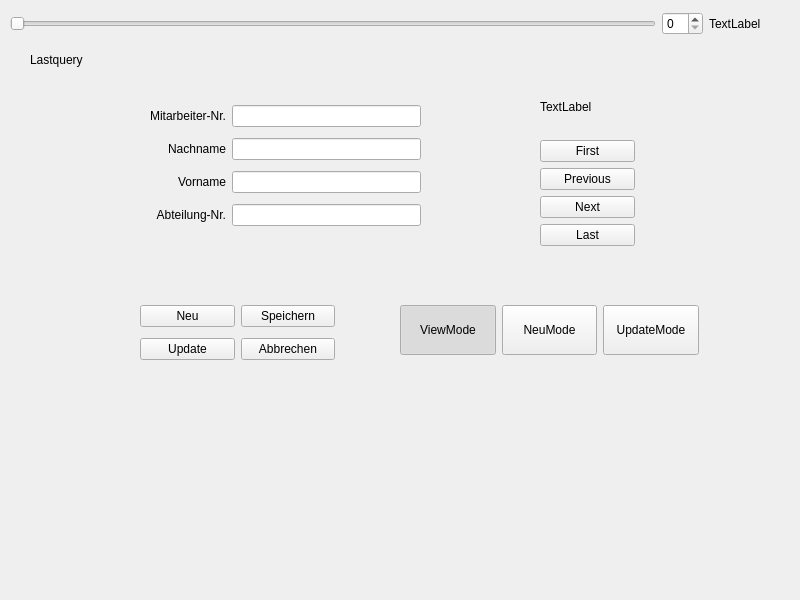
<?xml version="1.0" encoding="UTF-8"?>
<ui version="4.0">
 <class>Widget</class>
 <widget class="QWidget" name="Widget">
  <property name="geometry">
   <rect>
    <x>0</x>
    <y>0</y>
    <width>800</width>
    <height>600</height>
   </rect>
  </property>
  <property name="windowTitle">
   <string>Widget</string>
  </property>
  <widget class="QWidget" name="layoutWidget">
   <property name="geometry">
    <rect>
     <x>150</x>
     <y>100</y>
     <width>271</width>
     <height>131</height>
    </rect>
   </property>
   <layout class="QGridLayout" name="gridLayout">
    <item row="0" column="0">
     <widget class="QLabel" name="label_MitarbeiterNr">
      <property name="text">
       <string>Mitarbeiter-Nr.</string>
      </property>
      <property name="alignment">
       <set>Qt::AlignRight|Qt::AlignTrailing|Qt::AlignVCenter</set>
      </property>
     </widget>
    </item>
    <item row="0" column="1">
     <widget class="QLineEdit" name="lineEdit_MitarbeiterNr"/>
    </item>
    <item row="1" column="0">
     <widget class="QLabel" name="label_Nachname">
      <property name="text">
       <string>Nachname</string>
      </property>
      <property name="alignment">
       <set>Qt::AlignRight|Qt::AlignTrailing|Qt::AlignVCenter</set>
      </property>
     </widget>
    </item>
    <item row="1" column="1">
     <widget class="QLineEdit" name="lineEdit_Nachname"/>
    </item>
    <item row="2" column="0">
     <widget class="QLabel" name="label_Vorname">
      <property name="text">
       <string>Vorname</string>
      </property>
      <property name="alignment">
       <set>Qt::AlignRight|Qt::AlignTrailing|Qt::AlignVCenter</set>
      </property>
     </widget>
    </item>
    <item row="2" column="1">
     <widget class="QLineEdit" name="lineEdit_Vorname"/>
    </item>
    <item row="3" column="0">
     <widget class="QLabel" name="label_AbteilungNr">
      <property name="text">
       <string>Abteilung-Nr.</string>
      </property>
      <property name="alignment">
       <set>Qt::AlignRight|Qt::AlignTrailing|Qt::AlignVCenter</set>
      </property>
     </widget>
    </item>
    <item row="3" column="1">
     <widget class="QLineEdit" name="lineEdit_AbteilungNr"/>
    </item>
   </layout>
  </widget>
  <widget class="QWidget" name="layoutWidget">
   <property name="geometry">
    <rect>
     <x>540</x>
     <y>80</y>
     <width>95</width>
     <height>166</height>
    </rect>
   </property>
   <layout class="QVBoxLayout" name="verticalLayout">
    <item>
     <widget class="QLabel" name="label_Status">
      <property name="text">
       <string>TextLabel</string>
      </property>
     </widget>
    </item>
    <item>
     <widget class="QPushButton" name="pushButton_First">
      <property name="enabled">
       <bool>true</bool>
      </property>
      <property name="text">
       <string>First</string>
      </property>
     </widget>
    </item>
    <item>
     <widget class="QPushButton" name="pushButton_Previous">
      <property name="text">
       <string>Previous</string>
      </property>
     </widget>
    </item>
    <item>
     <widget class="QPushButton" name="pushButton_Next">
      <property name="text">
       <string>Next</string>
      </property>
     </widget>
    </item>
    <item>
     <widget class="QPushButton" name="pushButton_4">
      <property name="text">
       <string>Last</string>
      </property>
     </widget>
    </item>
   </layout>
  </widget>
  <widget class="QWidget" name="layoutWidget">
   <property name="geometry">
    <rect>
     <x>140</x>
     <y>300</y>
     <width>195</width>
     <height>67</height>
    </rect>
   </property>
   <layout class="QGridLayout" name="gridLayout_2">
    <item row="0" column="0">
     <widget class="QPushButton" name="pushButton_Neu">
      <property name="text">
       <string>Neu</string>
      </property>
     </widget>
    </item>
    <item row="0" column="1">
     <widget class="QPushButton" name="pushButton_Speichern">
      <property name="text">
       <string>Speichern</string>
      </property>
     </widget>
    </item>
    <item row="1" column="1">
     <widget class="QPushButton" name="pushButton_Abbrechen">
      <property name="text">
       <string>Abbrechen</string>
      </property>
     </widget>
    </item>
    <item row="1" column="0">
     <widget class="QPushButton" name="pushButton">
      <property name="text">
       <string>Update</string>
      </property>
     </widget>
    </item>
   </layout>
  </widget>
  <widget class="QWidget" name="layoutWidget">
   <property name="geometry">
    <rect>
     <x>400</x>
     <y>300</y>
     <width>299</width>
     <height>61</height>
    </rect>
   </property>
   <layout class="QHBoxLayout" name="horizontalLayout">
    <item>
     <widget class="QPushButton" name="pushButton_Viewmode">
      <property name="minimumSize">
       <size>
        <width>0</width>
        <height>50</height>
       </size>
      </property>
      <property name="text">
       <string>ViewMode</string>
      </property>
      <property name="checkable">
       <bool>true</bool>
      </property>
      <property name="checked">
       <bool>true</bool>
      </property>
      <property name="autoExclusive">
       <bool>true</bool>
      </property>
     </widget>
    </item>
    <item>
     <widget class="QPushButton" name="pushButton_neumode">
      <property name="minimumSize">
       <size>
        <width>0</width>
        <height>50</height>
       </size>
      </property>
      <property name="text">
       <string>NeuMode</string>
      </property>
      <property name="checkable">
       <bool>true</bool>
      </property>
      <property name="autoExclusive">
       <bool>true</bool>
      </property>
     </widget>
    </item>
    <item>
     <widget class="QPushButton" name="pushButton_updatemode">
      <property name="minimumSize">
       <size>
        <width>0</width>
        <height>50</height>
       </size>
      </property>
      <property name="text">
       <string>UpdateMode</string>
      </property>
      <property name="checkable">
       <bool>true</bool>
      </property>
      <property name="autoExclusive">
       <bool>true</bool>
      </property>
     </widget>
    </item>
   </layout>
  </widget>
  <widget class="QLabel" name="label_lastquery">
   <property name="geometry">
    <rect>
     <x>30</x>
     <y>50</y>
     <width>741</width>
     <height>20</height>
    </rect>
   </property>
   <property name="text">
    <string>Lastquery</string>
   </property>
  </widget>
  <widget class="QWidget" name="">
   <property name="geometry">
    <rect>
     <x>10</x>
     <y>10</y>
     <width>751</width>
     <height>28</height>
    </rect>
   </property>
   <layout class="QHBoxLayout" name="horizontalLayout_2">
    <item>
     <widget class="QSlider" name="horizontalSlider">
      <property name="orientation">
       <enum>Qt::Horizontal</enum>
      </property>
     </widget>
    </item>
    <item>
     <widget class="QSpinBox" name="spinBox"/>
    </item>
    <item>
     <widget class="QLabel" name="label_Slider">
      <property name="text">
       <string>TextLabel</string>
      </property>
     </widget>
    </item>
   </layout>
  </widget>
 </widget>
 <resources/>
 <connections>
  <connection>
   <sender>horizontalSlider</sender>
   <signal>valueChanged(int)</signal>
   <receiver>spinBox</receiver>
   <slot>setValue(int)</slot>
   <hints>
    <hint type="sourcelabel">
     <x>277</x>
     <y>25</y>
    </hint>
    <hint type="destinationlabel">
     <x>669</x>
     <y>27</y>
    </hint>
   </hints>
  </connection>
  <connection>
   <sender>spinBox</sender>
   <signal>valueChanged(int)</signal>
   <receiver>horizontalSlider</receiver>
   <slot>setValue(int)</slot>
   <hints>
    <hint type="sourcelabel">
     <x>663</x>
     <y>13</y>
    </hint>
    <hint type="destinationlabel">
     <x>451</x>
     <y>21</y>
    </hint>
   </hints>
  </connection>
 </connections>
</ui>
